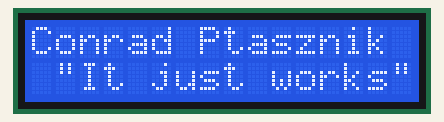
Simulated run of this sketch. Board: Arduino Uno, built with avr-gcc and run on an emulated ATmega328P. Parts: 16×2 character LCD.

Above: at 0.1 s.
At 1.1 s:
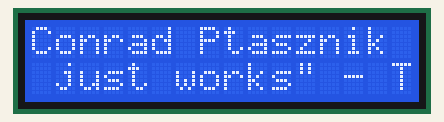
At 1.6 s:
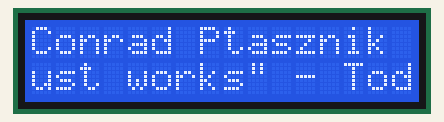
At 3.1 s:
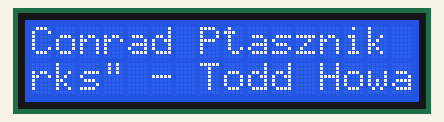
At 4.7 s:
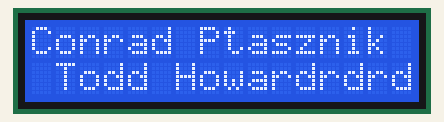
At 6.7 s:
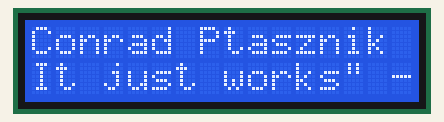

The sketch:

LCD_MSG.ino
```cpp
/*
// FirstName LastName - UIN
// Conrad Ptasznik - 668073457 - cptasz2

// Lab x - Title
// Lab 3 - Scrolling output

// Description - what is this code supposed to do?
// The code should display my name and one of my favorite quotes to appear on the 16x2 display, name on first line and quote on the second line.
// The quote should not all fit on the screen and so should scroll across the screen. Your name should not scroll across the screen, only the quote should scroll.
//

// Include any assumptions you may have made, what do you expect from the hardware, pinouts, particular arduino versions, etc.
// I expect it to be an easy build however I had over 4 wires that were defected so it would only display squares I also assumed that the
// 16X2 display worked liked an 2D array but it didnt.

// References -  https://www.arduino.cc/en/Tutorial/LiquidCrystalScroll as well as help from a TA

*/

// include the library code:
#include <LiquidCrystal.h>

// initialize the library by associating any needed LCD interface pin
// with the arduino pin number it is connected to
const int rs = 12, en = 11, d4 = 5, d5 = 4, d6 = 3, d7 = 2;
LiquidCrystal lcd(rs, en, d4, d5, d6, d7);

//put my name and quote into a string var
String quote = " \"It just works\" - Todd Howard";
String myName = "Conrad Ptasznik";

void setup() {
  // set up the number of columns and rows on the LSD screen:
  lcd.begin(16, 2);
  lcd.setCursor(0,1);                               // use to print second row
  lcd.print(quote);
}

void loop() {
  lcd.setCursor(0,0); //set the cursor to the top if the 16X2
  lcd.print(myName);  //print my name

// Each time it loops it will have to reset the Cursor to the 2nd row and print out the qutoe usesing a pointer
//without the pointer it will not display the full quote
  lcd.setCursor(0,1);  //Then set it to the second row
  for (int positionCounter = 0; positionCounter < 12; positionCounter++) {
      lcd.setCursor((0-positionCounter),1);
      lcd.print(&quote[positionCounter]);
      delay(500);
    }

  lcd.clear(); //Clear the screen to set it back to the begining of the quote
}
```

Measured:
- by itself, everything shown: repeats every 6.0 s, in 13 steps
- what the display in image 1 shows lasts 0.5 s, from 1.1 s to 1.6 s
